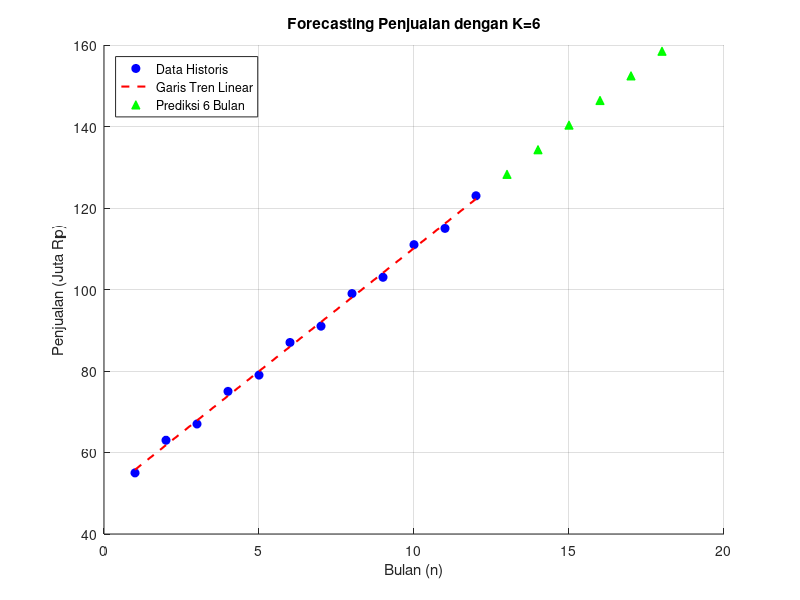

The MATLAB source for this figure: (Note: this script raises an error after producing the figure.)
% =====================================================
%  UTS Matematika Sains Data — Semester Genap 2025/2026
%  Soal 7 — Forecasting Penjualan & Analisis Deret
%  ---------------------------------------------------
%  Nama  : Fitri Aulia
%  NIM   : 2510514005
%  Parameter: a=0, b=5, K=6
%  Tanggal: 25 April 2026
% =====================================================

clc; clear; close all;

%% --- 1. Parameter & Data Historis ---
a = 0; b = 5; K = 6;
n_hist = 1:12;

% Formula: Sn = 50 + 6n + (-1)^n * 1
S_hist = 50 + (K * n_hist) + ((-1).^n_hist) * (a + 1);

%% --- 2. Bagian 7.2: Verifikasi Operasi Sigma ---
T1_matlab = sum(S_hist);
T2_matlab = sum(S_hist.^2);

fprintf('--- 7.2 Verifikasi Operasi Sigma ---\n');
fprintf('T1 (Total Penjualan 12 Bulan): %.0f (Manual: 1068)\n', T1_matlab);
fprintf('T2 (Sum of Squares)          : %.0f (Manual: 96252)\n', T2_matlab);

%% --- 3. Bagian 7.3: Deret Geometri & Pertumbuhan ---
G1 = K;           % G1 = 6
r = 1 + (a/100);  % r = 1 (Karena a=0)

% Jika r=1, rumus deret geometri menjadi Sn = n * G1
n_target = 10;
S10_geometri = n_target * G1; 

% Mencari n minimum agar akumulasi > 500
% Karena r=1 (statis), maka 500 = n * 6 -> n = 500/6
n_min_500 = ceil(500 / G1);

fprintf('\n--- 7.3 Deret Geometri (Loyalty) ---\n');
fprintf('Akumulasi Pelanggan Bulan ke-10: %d\n', S10_geometri);
fprintf('Bulan minimum untuk > 500 pelanggan: %d bulan\n', n_min_500);

%% --- 4. Bagian 7.4: Forecasting & Garis Tren ---
% a) Regresi Linear (polyfit)
p = polyfit(n_hist, S_hist, 1); % p(1)=slope, p(2)=intercept
slope = p(1);
intercept = p(2);

% b) Prediksi 6 Bulan ke Depan (n=13 sampai 18)
n_pred = 13:18;
S_pred = polyval(p, n_pred);

% c) Hitung MAE (Mean Absolute Error)
S_fit = polyval(p, n_hist);
MAE = mean(abs(S_hist - S_fit));

fprintf('\n--- 7.4 Forecasting Linear ---\n');
fprintf('Slope (Tren per bulan): %.4f\n', slope);
fprintf('Intercept             : %.4f\n', intercept);
fprintf('MAE (Mean Absolute Error): %.4f\n', MAE);

%% --- 5. Visualisasi & Penyimpanan Figure ---
figure('Name', 'Forecasting Penjualan 18 Bulan');
hold on;

% Plot Data Historis (Biru, Titik)
plot(n_hist, S_hist, 'bo', 'MarkerFaceColor', 'b', 'DisplayName', 'Data Historis');

% Plot Garis Tren (Merah Putus-putus)
plot(n_hist, S_fit, 'r--', 'LineWidth', 1.5, 'DisplayName', 'Garis Tren Linear');

% Plot Prediksi 6 Bulan ke Depan (Hijau, Segitiga)
plot(n_pred, S_pred, 'g^', 'MarkerFaceColor', 'g', 'DisplayName', 'Prediksi 6 Bulan');

% Pengaturan Grafik
grid on;
title(['Forecasting Penjualan dengan K=', num2str(K)]);
xlabel('Bulan (n)');
ylabel('Penjualan (Juta Rp)');
legend('Location', 'northwest');

% Menghilangkan toolbar dari gambar yang disimpan
ax = gca;
ax.Toolbar.Visible = 'off';

% Simpan Figure
saveas(gcf, 'Visualisasi_Soal7_Forecasting.png');
fprintf('\nFigure visualisasi telah disimpan sebagai: Visualisasi_Soal7_Forecasting.png\n');
